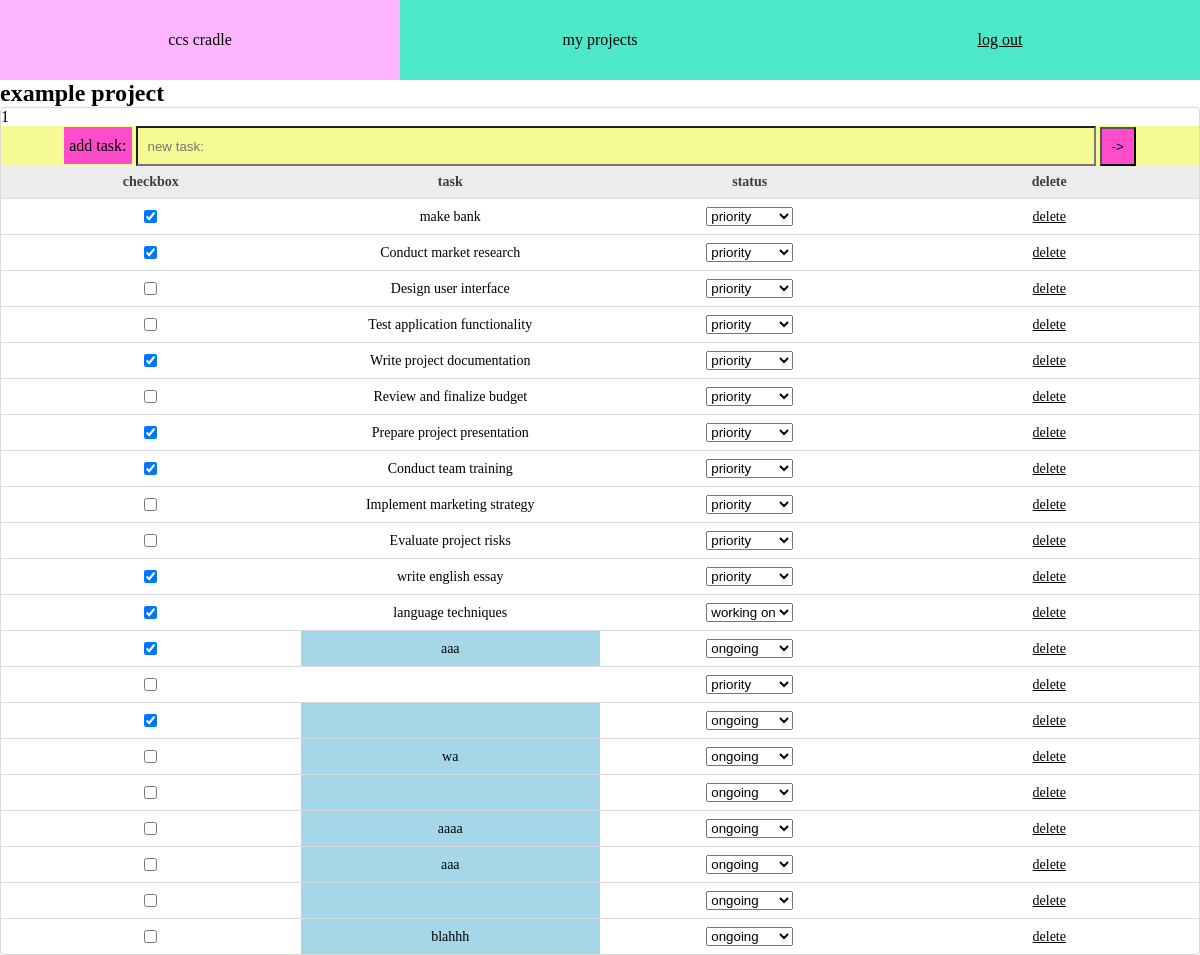
The app's page /index.php (signed in) with its own data.
### tables this page shows
CREATE TABLE `Project` (
  `project_id` tinyint unsigned NOT NULL AUTO_INCREMENT,
  `name` varchar(50) NOT NULL,
  `user_id` smallint unsigned NOT NULL,
  PRIMARY KEY (`project_id`),
  KEY `user_id` (`user_id`),
  CONSTRAINT `Project_ibfk_1` FOREIGN KEY (`user_id`) REFERENCES `User` (`user_id`) ON DELETE CASCADE ON UPDATE CASCADE
);

CREATE TABLE `Task` (
  `task_id` smallint unsigned NOT NULL AUTO_INCREMENT,
  `task` varchar(100) NOT NULL,
  `is_done` tinyint(1) NOT NULL DEFAULT '0',
  `status_id` tinyint unsigned DEFAULT '0',
  `project_id` tinyint unsigned NOT NULL,
  PRIMARY KEY (`task_id`),
  KEY `status_id` (`status_id`),
  KEY `project_id` (`project_id`),
  CONSTRAINT `Task_ibfk_1` FOREIGN KEY (`status_id`) REFERENCES `Status` (`status_id`) ON DELETE CASCADE ON UPDATE CASCADE,
  CONSTRAINT `Task_ibfk_2` FOREIGN KEY (`project_id`) REFERENCES `Project` (`project_id`) ON DELETE CASCADE ON UPDATE CASCADE
);

CREATE TABLE `Status` (
  `status_id` tinyint unsigned NOT NULL AUTO_INCREMENT,
  `status` varchar(50) NOT NULL,
  PRIMARY KEY (`status_id`)
);

### index.php (the view, shortened to what this page needs)
<!DOCTYPE html>
<html lang='en'>
    <?php
        $user_id = $_SESSION['user_id'];
        include 'connection.php';
        $all_projects_query = "SELECT Project.* FROM Project WHERE Project.user_id = ?";
        $all_projects = $con->prepare($all_projects_query);
        $all_projects->bind_param('i', $user_id);
        $all_projects->execute();
        $all_projects_result = $all_projects->get_result();
        $project = mysqli_fetch_assoc($all_projects_result);
        $all_tasks_query = "SELECT Task.*, Status.* FROM Task JOIN Status ON Status.status_id = Task.status_id WHERE Task.project_id = ?";
        $all_tasks = $con->prepare($all_tasks_query);
        $all_tasks->bind_param('i', $project['project_id']);
        $all_tasks->execute();
        $all_tasks_result = $all_tasks->get_result();
    ?>
    <head>
        <link href = "style.css" rel = "stylesheet" type = "text/css"/>
    </head>
    <body>
        <div class = "navbar">
            <a>ccs cradle</a>
            <a>my projects</a>
            <a href='process_logout.php'>log out</a>
        </div>
        <?php
            echo "<h2>" . $project['name'] . "</h2>";
        ?>
        <div class = "table-container">
			<?php echo $project['project_id']; ?>
            <div class="add-task-form">
                <form method="POST" action="insert_task.php">
                    <label for='task'>add task:</label>
                    <input type="text" name="task" placeholder="new task:">
                    <button type="submit">-></button>
                </form>
            </div>
            <?php
            echo "<div class = 'table-row table-header'>";
            echo "<div class = 'row-item'>checkbox</div>";
            echo "<div class = 'row-item'>task</div>";
            echo "<div class = 'row-item'>status</div>";
            echo "<div class = 'row-item'>delete</div>";
            echo"</div>";
            while ($task = mysqli_fetch_assoc($all_tasks_result)) {
                $task_id = $task['task_id'];
                $task_name = $task['task'];
                $task_status_id = $task['status_id'];
                $task_status = $task['status'];
                $is_done = $task['is_done'];
                $status_color = "#fff";
                if ($task_status_id == 0){
                    $status_color = '#a5d7e8';
                }
                $checked = ($is_done == 1) ? 'checked' : '';
                echo "<div class='table-row'>";
                echo "<div class='row-item'><input type='checkbox' id='".$task_id."' $checked onclick='handleOnClick(this)'></div>";
                echo "<div class='row-item' style='background-color: ".$status_color."'>".$task_name."</div>";
                echo "<div class = 'row-item'>";
                echo "<select id='$task_id' onchange='handleOnChange(this)'>";
                echo "<option value=''>".$task_status."</option>";
                echo "</select></div>";
                echo "<div class = 'row-item'><a href='delete_task.php?del_task=".$task_id."'>delete</a></div>";
                echo "</div>";
            }
            ?>
        </div>
    </body>
</html>

### style.css (style rules this page uses)
* { margin: 0; padding: 0; box-sizing: border-box; }
a { color: black; }
.navbar { display: flex; align-items: center; justify-content: space-around; width: 100vw; height: 10vh; background-color: #4CE8C7; }
.navbar a { display: flex; justify-content: center; align-items: center; text-align: center; color: black; height: 100%; width: 100%; }
.table-container { display: flex; flex-flow: column nowrap; width: 100%; margin: 0 auto; border-radius: 4px; border: 1px solid #DADADA; box-shadow: 0px 1px 4px rgba(0, 0, 0, .08); }
.add-task-form { display: flex; flex-flow: row nowrap; justify-content: center; height: 5vh; background-color: #F5FA94; }
.add-task-form label { background-color: #FE4CCB; padding: 10px 5px; }
.add-task-form input[type="text"] { width: 80vw; height: 100%; padding-left: 10px; background-color: #F5FA94; }
.add-task-form button[type="submit"] { padding: 10px; background-color: #FE4CCB; }
.table-header { background-color: #ececec; color: #3e3e3e; font-weight: bold; }
.table-row { display: flex; flex-flow: row nowrap; width: 100%; border-bottom: 1px solid #dadada; }
.row-item { display: flex; flex: 1; font-size: 14px; padding: 8px 0; justify-content: center; align-items: center; transition: all 0.15s ease-in-out; }
.table-row:last-child { border-bottom: 0; }

### records on screen
project: name "example project", project_id "1"
task: task "make bank", status+task_id "priority"
task: task "Conduct market research", status+task_id "priority"
task: task "Design user interface", status+task_id "priority"
task: task "Test application functionality", status+task_id "priority"
task: task "Write project documentation", status+task_id "priority"
task: task "Review and finalize budget", status+task_id "priority"
task: task "Prepare project presentation", status+task_id "priority"
task: task "Conduct team training", status+task_id "priority"
task: task "Implement marketing strategy", status+task_id "priority"
task: task "Evaluate project risks", status+task_id "priority"
task: task "write english essay", status+task_id "priority"
task: task "language techniques", status+task_id "working on"
task: task "aaa", status+task_id "ongoing"
task: status+task_id "priority"
task: status+task_id "ongoing"
task: task "wa", status+task_id "ongoing"
task: status+task_id "ongoing"
task: task "aaaa", status+task_id "ongoing"
task: task "aaa", status+task_id "ongoing"
task: status+task_id "ongoing"
task: task "blahhh", status+task_id "ongoing"
